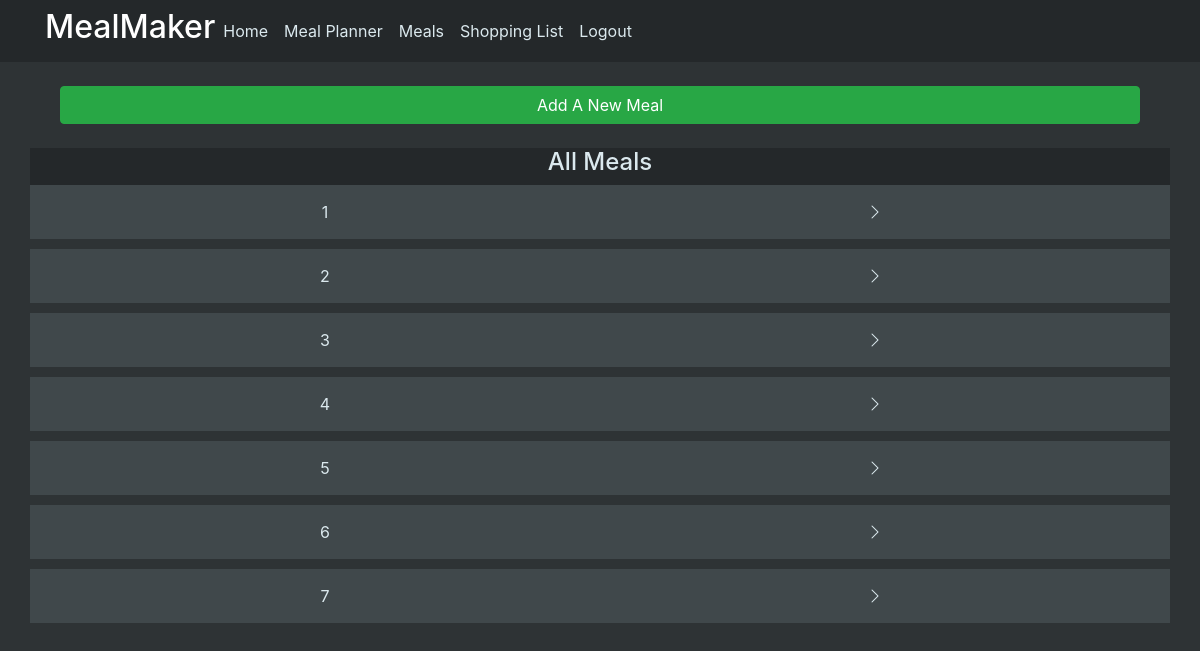
The page /meals (signed in) on the database as committed earlier.
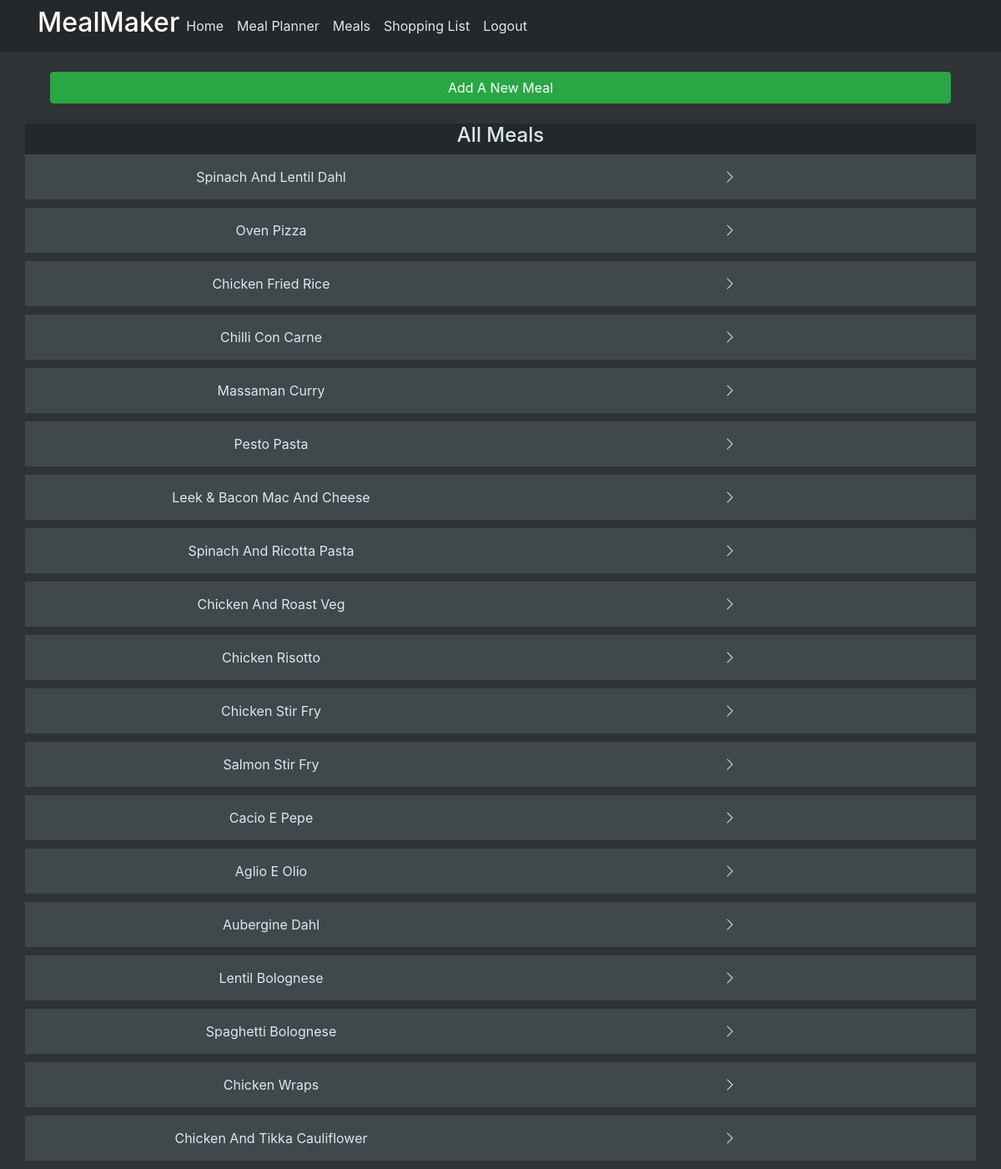
The same page on the database as committed later.
### mealmaker/models.py (models this page shows)
class Meal(db.Model):
    id = db.Column(db.Integer, primary_key=True)
    date = db.Column(db.DateTime(timezone=True), default=func.now())
    name = db.Column(db.String(200), unique=True)
    portion = db.Column(db.Integer)
    prep_time_hour = db.Column(db.Integer)
    prep_time_min = db.Column(db.Integer)
    cook_time_hour = db.Column(db.Integer)
    cook_time_min = db.Column(db.Integer)
    diet_type = db.Column(db.String(20))
    health_type = db.Column(db.String(20))
    effort = db.Column(db.String(5))
    cost = db.Column(db.String(5))
    freezable = db.Column(db.String(5))
    num_ingredient = db.Column(db.Integer)
    time_to_go_off = db.Column(db.Integer)
    cal_per_portion = db.Column(db.Integer)
    protein_per_portion = db.Column(db.Integer)
    fat_per_portion = db.Column(db.Integer)
    carb_per_portion = db.Column(db.Integer)
    recipe = db.Column(db.Text)
    ingredients = db.relationship(
        "Ingredient", back_populates="meal_id", cascade="all, delete"
    )
    meal_plan = db.relationship("MealPlan", back_populates="meal_id")

### mealmaker/views.py (the view, shortened to what this page needs)
@views.route("/meals", methods=["GET", "POST"])
@login_required
def meals():
    form = NewMealForm()
    template_form = IngredientForm(prefix="ingredient-_-")
    meals = Meal.query.all()
    return render_template(
        "meals.html",
        user=current_user,
        form=form,
        meals=meals,
        legend="Add a new Meal",
        _template=template_form,
    )

### mealmaker/__init__.py (called while the page is built)
def create_app():
    app = Flask(__name__)
    app.config["SECRET_KEY"] = "hjshjhdjah kjshkjdhjs"
    app.config["SQLALCHEMY_DATABASE_URI"] = f"sqlite:///{DB_NAME}"
    app.config["SQLALCHEMY_TRACK_MODIFICATIONS"] = False
    db.init_app(app)
    from .views import views
    from .auth import auth
    app.register_blueprint(views, url_prefix="/")
    app.register_blueprint(auth, url_prefix="/")
    from .models import User, Meal, Ingredient, MealPlan
    create_database(app)
    login_manager = LoginManager()
    login_manager.login_view = "auth.login"
    login_manager.init_app(app)
    @login_manager.user_loader
    def load_user(id):
        return User.query.get(id)
    return app

### mealmaker/templates/meals.html (shortened to what this page needs)
{% extends "layout.html" %}
{% import "macro.html" as macros %}
{% block content%}
<br>
<div align="center" class="col"><button type="button" class="btn btn-success btn-block" data-toggle="modal"
        data-target=".bd-example-modal-lg">Add A New Meal</button></div>
<br>
<div class="row div-color-dark">
    <div class="div-parent-center">
        <h4>All Meals</h4>
    </div>
</div>
{% for meal in meals %}
<div class="row div-color-dim content-section-dim">
    <div class="col-6 text-center">{{meal.name.title()}} </div>
    <div class="col-6 text-center">
        <a style="color:rgb(0, 0, 0)" href="{{ url_for('views.meal', id=meal.id) }}">
            <i class="bi bi-chevron-right icon-white"></i>
        </a>
    </div>
</div>
{% endfor %}
{% endblock %}

### mealmaker/templates/layout.html (shortened to what this page needs)
<!DOCTYPE html>
<html>
<head>
  <link rel="stylesheet" href="https://maxcdn.bootstrapcdn.com/bootstrap/4.0.0/css/bootstrap.min.css"
>
  <link rel="stylesheet" type="text/css" href="{{ url_for('static', filename='main.css') }}">
  <link rel="stylesheet" href="https://cdn.jsdelivr.net/npm/bootstrap-icons@1.9.1/font/bootstrap-icons.css">
</head>
<body>
  <nav class="navbar navbar-expand-lg navbar-color">
    <div class="container">
      <div class="collapse navbar-collapse navbar-color" id="navbar">
        <h2 class="navbar-header">MealMaker</h2>
        {% if user.is_authenticated %}
        <ul class="navbar-nav">
          <li class="nav-item"><a class="nav-link nav-item navbar-link-color" id="home" href="/">Home</a></li>
          <li class="nav-item"><a class="nav-link nav-item navbar-link-color" id="meals" href="/meal_planner">Meal Planner</a></li>
          <li class="nav-item"><a class="nav-link nav-item navbar-link-color" id="meals" href="/meals">Meals</a></li>
          <li class="nav-item"><a class="nav-link nav-item navbar-link-color" id="logout" href="/shopping_list">Shopping List</a></li>
          <li class="nav-item"><a class="nav-link nav-item navbar-link-color" id="logout" href="/logout">Logout</a></li>
        </ul>
        {% else %}
        <div class="nav navbar-nav">
          <a class="nav-item nav-link navbar-right navbar-link-color" id="login" href="/login">Login</a>
          <a class="nav-item nav-link navbar-right navbar-link-color" id="signUp" href="/sign-up">Sign Up</a>
        </div>
        {% endif %}
      </div>
    </div>
  </nav>
  <div class="container">{% block content %} {% endblock %}</div>
</body>
</html>

### mealmaker/static/main.css (style rules this page uses)
body { background-color: #2e3335; color: #DBE9EE; }
.navbar-color { background-color: #24282a; }
.navbar-header { color: white; }
.navbar-link-color { color: #DBE9EE; }
.div-color-dark { background-color: #24282a; }
.div-color-dim { background-color: #40484b; }
.div-parent-center { width: 100%; text-align: center; }
.content-section-dim { padding: 15px 20px; background-color: #40484b; border-radius: 0px; margin-bottom: 10px; }
.icon-white { color: #DBE9EE; }

Rows that differ between the two databases and show on the page:
changed Meal: name "1" → "Spinach And Lentil Dahl"
changed Meal: name "2" → "Oven Pizza"
changed Meal: name "3" → "Chicken Fried Rice"
changed Meal: name "4" → "Chilli Con Carne"
changed Meal: name "5" → "Massaman Curry"
changed Meal: name "6" → "Pesto Pasta"
changed Meal: name "7" → "Leek & Bacon Mac And Cheese"
added Meal: name "Spinach And Ricotta Pasta"
added Meal: name "Chicken And Roast Veg"
added Meal: name "Chicken Risotto"
added Meal: name "Chicken Stir Fry"
added Meal: name "Salmon Stir Fry"
added Meal: name "Cacio E Pepe"
added Meal: name "Aglio E Olio"
added Meal: name "Aubergine Dahl"
added Meal: name "Lentil Bolognese"
added Meal: name "Spaghetti Bolognese"
added Meal: name "Chicken Wraps"
added Meal: name "Chicken And Tikka Cauliflower"
